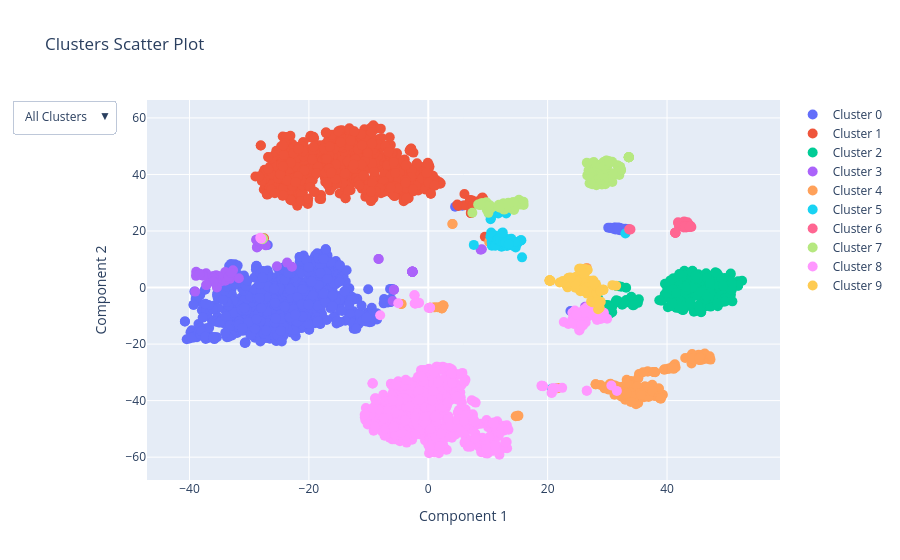

The cell this chart's notebook holds for it:
### Code cell
dim_red = tod.dimension_reduction_classic.Tsne_corpus(corpus, n_components=2)
fig = tod.plotting.cluster_scatter_plot(corpus, dim_red, clustering)
fig

### Figure 1 — Plotly figure (JSON) as saved in the notebook; plotly's stock layout.template omitted (floating-point values rounded to 4 significant figures; data arrays with more than 128 entries replaced by an {"elided": "..."} marker saying what was removed)
{"data": [{"hoverinfo": "text", "hovertemplate": "%{text}<extra></extra>", "marker": {"size": 10}, "mode": "markers", "name": "Cluster 0", "text": {"elided": "748x2 str values"}, "type": "scatter", "x": {"elided": "748 float values"}, "y": {"elided": "748 float values"}}, {"hoverinfo": "text", "hovertemplate": "%{text}<extra></extra>", "marker": {"size": 10}, "mode": "markers", "name": "Cluster 1", "text": {"elided": "664x2 str values"}, "type": "scatter", "x": {"elided": "664 float values"}, "y": {"elided": "664 float values"}}, {"hoverinfo": "text", "hovertemplate": "%{text}<extra></extra>", "marker": {"size": 10}, "mode": "markers", "name": "Cluster 2", "text": {"elided": "258x2 str values"}, "type": "scatter", "x": {"elided": "258 float values"}, "y": {"elided": "258 float values"}}, {"hoverinfo": "text", "hovertemplate": "%{text}<extra></extra>", "marker": {"size": 10}, "mode": "markers", "name": "Cluster 3", "text": {"elided": "72x2 str values"}, "type": "scatter", "x": [-34.02, 8.977, 25.8, -34.03, -35.99, -37.21, -27.81, -35.53, -2.655, -37.2, -35.78, -2.656, -37.69, -36.01, -38.26, -31.73, -33.24, -36.56, -28.13, -34.75, -28.71, -35.15, -2.656, 26.26, -38.01, -22.84, -28.64, -38.5, -38.37, -28.52, -2.656, -28.02, -28.23, -38.77, -5.959, -39.05, -8.305, -2.656, -5.752, -2.656, -2.657, -28.05, -28.62, -28.46, -38.88, -2.657, -5.768, -2.659, -28.8, -28.82, -28.18, 8.773, -28.23, -35.45, -32.71, -2.656, -2.657, -38.44, -35.41, -35.97, -36.01, -33.43, -37.17, -38.91, -23.65, -37.76, -2.663, -25.35, -27.22, -33.0, -38.3, -8.343], "y": [5.528, 13.52, -9.331, 2.402, 4.102, 5.062, 15.91, 4.317, 5.593, 0.8618, 3.843, 5.573, 4.49, 3.16, 4.816, 3.315, 3.075, 3.333, 16.32, 2.174, 14.21, 4.082, 5.585, -6.803, 4.642, 7.369, 14.36, 4.889, 4.832, 14.62, 5.58, 16.29, 15.5, 4.511, -4.755, -1.442, 10.1, 5.567, -0.7737, 5.579, 5.568, 15.91, 16.65, 16.67, 5.563, 5.581, -0.7558, 5.564, 16.88, 16.88, 16.42, 13.38, 16.44, 1.757, 6.123, 5.577, 5.563, 4.825, 0.04593, 3.387, 2.008, 3.692, 0.9045, 4.137, 8.82, 4.198, 5.568, 7.512, 14.92, 5.151, 4.642, 10.09]}, {"hoverinfo": "text", "hovertemplate": "%{text}<extra></extra>", "marker": {"size": 10}, "mode": "markers", "name": "Cluster 4", "text": {"elided": "192x2 str values"}, "type": "scatter", "x": {"elided": "192 float values"}, "y": {"elided": "192 float values"}}, {"hoverinfo": "text", "hovertemplate": "%{text}<extra></extra>", "marker": {"size": 10}, "mode": "markers", "name": "Cluster 5", "text": {"elided": "67x2 str values"}, "type": "scatter", "x": [33.02, 10.23, 10.65, 13.14, 12.67, 13.06, 11.22, 11.96, 10.52, 11.43, 11.47, 10.61, 12.24, 11.89, 11.03, 11.68, 12.48, 13.71, 12.28, 14.78, 11.94, 11.19, 13.34, 14.95, 11.17, 14.72, 11.82, 10.74, 11.73, 12.43, 13.54, 13.12, 12.75, 10.41, 13.26, 13.04, 14.09, 14.72, 7.629, 15.6, 11.52, 13.18, 12.13, 14.65, 14.27, 11.26, 13.18, 10.53, 15.5, 12.78, 10.44, 11.49, 12.86, 11.73, 13.54, 12.04, 13.84, 12.54, 13.92, 15.41, 14.17, 12.93, 14.42, 13.49, 12.35, 15.71, 20.7], "y": [19.13, 26.03, 14.79, 17.1, 15.02, 26.16, 17.94, 16.12, 24.65, 16.24, 15.42, 16.22, 16.46, 15.75, 14.97, 16.47, 19.43, 17.05, 14.44, 16.01, 15.4, 17.64, 15.01, 15.72, 18.39, 15.9, 16.95, 18.41, 26.22, 15.97, 16.77, 16.11, 17.68, 18.07, 16.3, 16.28, 16.15, 15.15, 15.08, 16.74, 17.96, 14.67, 18.04, 14.15, 14.71, 14.76, 15.35, 19.47, 16.69, 15.21, 24.15, 16.79, 16.12, 17.05, 16.11, 16.55, 15.32, 16.04, 17.26, 16.59, 15.24, 15.77, 16.1, 15.33, 19.28, 10.67, -35.76]}, {"hoverinfo": "text", "hovertemplate": "%{text}<extra></extra>", "marker": {"size": 10}, "mode": "markers", "name": "Cluster 6", "text": [["100", "NUM"], ["150", "NUM"], ["2", "NUM"], ["200", "NUM"], ["3", "NUM"], ["32", "NUM"], ["33", "NUM"], ["35", "NUM"], ["36", "NUM"], ["4", "NUM"], ["40", "NUM"], ["400", "NUM"], ["42", "NUM"], ["45", "NUM"], ["50", "NUM"], ["500", "NUM"], ["60", "NUM"], ["70", "NUM"], ["75", "NUM"], ["80", "NUM"], ["90", "NUM"], ["cent", "NUM"], ["certain", "DET"], ["cinq", "NUM"], ["deux", "NUM"], ["différent", "DET"], ["divers", "DET"], ["dix", "NUM"], ["douze", "NUM"], ["huit", "NUM"], ["neuf", "NUM"], ["plusieurs", "DET"], ["quatre", "NUM"], ["quelque", "DET"], ["sept", "NUM"], ["six", "NUM"], ["trois", "NUM"], ["vingt", "NUM"]], "type": "scatter", "x": [42.82, 44.08, 33.87, 43.56, 33.66, 43.1, 42.49, 43.56, 43.03, 33.72, 42.68, 43.93, 43.04, 41.87, 42.78, 43.88, 43.03, 41.85, 43.42, 42.87, 43.43, 43.62, 41.39, 43.2, 42.79, 41.39, 41.39, 43.16, 42.75, 42.93, 41.99, 41.41, 42.85, 41.4, 43.07, 42.8, 42.98, 43.77], "y": [22.92, 21.44, 20.57, 22.16, 20.52, 22.58, 22.13, 22.17, 22.39, 20.6, 23.02, 21.73, 22.18, 22.86, 22.69, 21.88, 22.81, 23.07, 22.43, 23.39, 23.06, 21.37, 19.38, 21.25, 21.28, 19.38, 19.38, 21.65, 21.69, 21.55, 21.76, 19.42, 21.52, 19.41, 21.54, 21.56, 21.43, 21.5]}, {"hoverinfo": "text", "hovertemplate": "%{text}<extra></extra>", "marker": {"size": 10}, "mode": "markers", "name": "Cluster 7", "text": {"elided": "158x2 str values"}, "type": "scatter", "x": {"elided": "158 float values"}, "y": {"elided": "158 float values"}}, {"hoverinfo": "text", "hovertemplate": "%{text}<extra></extra>", "marker": {"size": 10}, "mode": "markers", "name": "Cluster 8", "text": {"elided": "640x2 str values"}, "type": "scatter", "x": {"elided": "640 float values"}, "y": {"elided": "640 float values"}}, {"hoverinfo": "text", "hovertemplate": "%{text}<extra></extra>", "marker": {"size": 10}, "mode": "markers", "name": "Cluster 9", "text": {"elided": "98x2 str values"}, "type": "scatter", "x": [22.01, 22.97, 22.88, 20.38, 20.34, 20.3, 20.38, 20.35, 20.36, 20.34, 20.48, 20.35, 24.84, 26.21, 27.08, 27.71, 25.71, 25.56, 24.65, 26.28, 24.41, 26.68, 23.16, 26.84, 25.4, 28.03, 23.35, 23.36, 29.28, 29.35, 24.45, 25.27, 28.9, 25.51, 24.75, 27.28, 23.23, 26.89, 26.32, 23.8, 25.13, 28.08, 26.26, 25.56, 27.9, 25.59, 25.33, 25.58, 25.88, 26.9, 26.62, 25.56, 25.95, 31.48, 29.32, 23.34, 30.84, 27.67, 24.51, 28.44, 24.74, 26.04, 23.64, 28.07, 28.06, 26.49, 27.97, 26.6, 26.79, 23.15, 26.28, 27.49, 27.77, 27.31, 23.43, 28.71, 23.92, 26.13, 22.54, 24.63, 25.48, 28.16, 28.18, 26.66, 28.2, 26.6, 23.23, 23.58, 25.44, 26.19, 24.41, 24.89, 28.85, 24.61, 23.83, 26.14, 28.61, 27.79], "y": [1.757, 2.012, 1.918, 2.443, 2.493, 2.499, 2.479, 2.486, 2.47, 2.458, 2.415, 2.475, 2.169, 6.357, 2.404, -2.886, 0.3285, 0.8628, -0.07537, 6.387, 1.2, 6.203, 0.8133, -0.0176, -0.6397, -3.771, 0.07239, 2.463, -0.8205, -0.7384, 2.886, 6.667, -5.018, -0.9206, 3.835, -4.914, 2.668, 1.799, -0.9257, 2.383, 2.457, -2.47, 2.429, 2.872, -4.234, 2.038, 1.727, 6.644, -0.02782, -1.354, -2.144, 2.257, 2.129, 0.6042, -0.7472, 2.751, 0.8469, 2.505, 2.565, -7.705, 2.302, 3.712, 2.403, 1.286, -3.377, 1.096, -1.512, 0.06119, -1.398, 1.485, 6.428, -5.164, -3.839, -1.564, 3.337, -7.148, 1.408, -1.319, 2.311, 0.4904, -1.316, -5.187, -1.905, 6.217, 0.491, 6.292, 1.89, 3.422, 6.652, 4.865, 2.394, 2.34, -1.25, 1.33, 3.527, -1.179, -6.028, 1.385]}], "layout": {"title": {"text": "Clusters Scatter Plot"}, "updatemenus": [{"buttons": [{"args": [{"visible": [true, true, true, true, true, true, true, true, true, true]}, {"title": "All Clusters"}], "label": "All Clusters", "method": "update"}, {"args": [{"visible": [true, false, false, false, false, false, false, false, false, false]}, {"title": "Cluster 1"}], "label": "Cluster 1", "method": "update"}, {"args": [{"visible": [false, true, false, false, false, false, false, false, false, false]}, {"title": "Cluster 2"}], "label": "Cluster 2", "method": "update"}, {"args": [{"visible": [false, false, true, false, false, false, false, false, false, false]}, {"title": "Cluster 3"}], "label": "Cluster 3", "method": "update"}, {"args": [{"visible": [false, false, false, true, false, false, false, false, false, false]}, {"title": "Cluster 4"}], "label": "Cluster 4", "method": "update"}, {"args": [{"visible": [false, false, false, false, true, false, false, false, false, false]}, {"title": "Cluster 5"}], "label": "Cluster 5", "method": "update"}, {"args": [{"visible": [false, false, false, false, false, true, false, false, false, false]}, {"title": "Cluster 6"}], "label": "Cluster 6", "method": "update"}, {"args": [{"visible": [false, false, false, false, false, false, true, false, false, false]}, {"title": "Cluster 7"}], "label": "Cluster 7", "method": "update"}, {"args": [{"visible": [false, false, false, false, false, false, false, true, false, false]}, {"title": "Cluster 8"}], "label": "Cluster 8", "method": "update"}, {"args": [{"visible": [false, false, false, false, false, false, false, false, true, false]}, {"title": "Cluster 9"}], "label": "Cluster 9", "method": "update"}, {"args": [{"visible": [false, false, false, false, false, false, false, false, false, true]}, {"title": "Cluster 10"}], "label": "Cluster 10", "method": "update"}], "direction": "down", "showactive": true}], "xaxis": {"title": {"text": "Component 1"}}, "yaxis": {"title": {"text": "Component 2"}}}}
